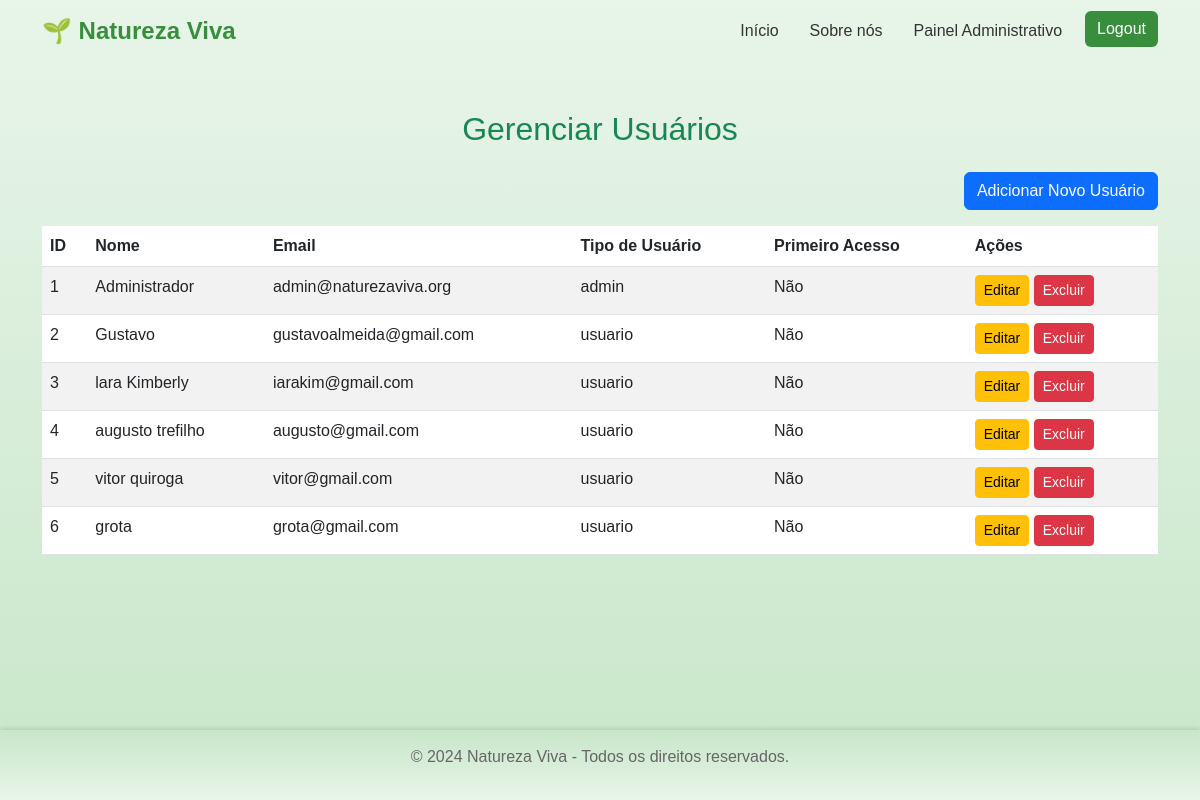
Page /naturezaviva/gerenciar_usuarios.php (signed in) on the committed database.
### tables this page shows
CREATE TABLE `usuarios` (
  `id` int(11) NOT NULL,
  `nome` varchar(255) NOT NULL,
  `email` varchar(255) NOT NULL,
  `senha` varchar(255) NOT NULL,
  `cpf` varchar(11) NOT NULL,
  `tipo_usuario` enum('admin','usuario') DEFAULT 'usuario',
  `data_cadastro` timestamp NOT NULL DEFAULT current_timestamp(),
  `status` enum('ativo','inativo') DEFAULT 'ativo',
  `ultimo_login` timestamp NULL DEFAULT NULL,
  `primeiro_login` enum('sim','nao') DEFAULT 'sim'
);

### naturezaviva/gerenciar_usuarios.php (the view, shortened to what this page needs)
<?php
include('db_connection.php');
$sql = "SELECT id, nome, email, tipo_usuario, primeiro_login FROM usuarios";
$result = $conn->query($sql);
?>
<!DOCTYPE html>
<html lang="pt-br">
<head>
    <link href="https://cdn.jsdelivr.net/npm/bootstrap@5.3.0/dist/css/bootstrap.min.css" rel="stylesheet">
    <link rel="stylesheet" href="css\index.css">
</head>
<body>
    <?php include('navbar.php'); ?>
    <div class="container my-5">
        <h2 class="text-center text-success mb-4">Gerenciar Usuários</h2>
        <div class="mb-3 text-end">
            <button class="btn btn-primary" data-bs-toggle="modal" data-bs-target="#addUserModal">Adicionar Novo Usuário</button>
        </div>
        <table class="table table-striped">
            <thead>
                <tr>
                    <th>ID</th>
                    <th>Nome</th>
                    <th>Email</th>
                    <th>Tipo de Usuário</th>
                    <th>Primeiro Acesso</th>
                    <th>Ações</th>
                </tr>
            </thead>
            <tbody>
                <?php while ($user = $result->fetch_assoc()): ?>
                    <tr>
                        <td><?php echo $user['id']; ?></td>
                        <td><?php echo htmlspecialchars($user['nome']); ?></td>
                        <td><?php echo htmlspecialchars($user['email']); ?></td>
                        <td><?php echo htmlspecialchars($user['tipo_usuario']); ?></td>
                        <td><?php echo $user['primeiro_login'] === 'Sim' ? 'Sim' : 'Não'; ?></td>
                        <td>
                            <button class="btn btn-warning btn-sm" data-bs-toggle="modal" data-bs-target="#editUserModal<?php echo $user['id']; ?>">Editar</button>
                            <form action="gerenciar_usuarios.php" method="POST" style="display: inline;">
                                <button type="submit" class="btn btn-danger btn-sm">Excluir</button>
                            </form>
                        </td>
                    </tr>
                <?php endwhile; ?>
            </tbody>
        </table>
    </div>
</body>
<?php include('footer.php'); ?>
</html>

### naturezaviva/navbar.php (shortened to what this page needs)
<nav class="navbar navbar-expand-lg navbar-light">
    <div class="container">
        <a class="navbar-brand logo" href="index.php">🌱 Natureza Viva</a>
        <div class="collapse navbar-collapse" id="navbarNav">
            <ul class="navbar-nav ms-auto">
                <li class="nav-item"><a class="nav-link" href="index.php">Início</a></li>
                <li class="nav-item"><a class="nav-link" href="sobrenos.php">Sobre nós</a></li>
                <?php if (isset($_SESSION['usuario_id'])): ?>
                    <?php if ($_SESSION['usuario_tipo'] === 'admin'): ?>
                        <li class="nav-item"><a class="nav-link" href="adminDashboard.php">Painel Administrativo</a></li>
                    <?php endif; ?>
                    <li class="nav-item">
                        <a class="btn btn-outline-danger" href="logout.php">Logout</a>
                    </li>
                <?php endif; ?>
            </ul>
        </div>
    </div>
</nav>

### naturezaviva/footer.php
 <link rel="stylesheet" href="css\footer.css">
<footer >
     <p>&copy; 2024 Natureza Viva - Todos os direitos reservados.</p>
 </footer>

### naturezaviva/css/index.css (style rules this page uses)
body { font-family: 'Arial', sans-serif; margin: 0; padding: 0; display: flex; flex-direction: column; min-height: 100vh; background: linear-gradient(to bottom, #e8f5e9, #c8e6c9); color: #333; }
.navbar .logo { font-size: 1.5rem; font-weight: bold; color: #388e3c; }
.navbar .nav-link { color: #333; margin-right: 15px; }
.navbar .btn { color: #fff; background-color: #388e3c; border: none; }

### naturezaviva/css/footer.css (style rules this page uses)
footer { background: linear-gradient(to bottom, #c8e6c9, #e8f5e9); color: #666; text-align: center; padding: 15px 0; box-shadow: 0 -2px 4px rgba(0, 0, 0, 0.1); margin-top: auto; width: 100%; }

### rows in the picture
usuarios: id "1", nome "Administrador", email "admin@naturezaviva.org", tipo_usuario "admin", primeiro_login "Não"
usuarios: id "2", nome "Gustavo", email "gustavoalmeida@gmail.com", tipo_usuario "usuario", primeiro_login "Não"
usuarios: id "3", nome "lara Kimberly", email "iarakim@gmail.com", tipo_usuario "usuario", primeiro_login "Não"
usuarios: id "4", nome "augusto trefilho", email "augusto@gmail.com", tipo_usuario "usuario", primeiro_login "Não"
usuarios: id "5", nome "vitor quiroga", email "vitor@gmail.com", tipo_usuario "usuario", primeiro_login "Não"
usuarios: id "6", nome "grota", email "grota@gmail.com", tipo_usuario "usuario", primeiro_login "Não"
